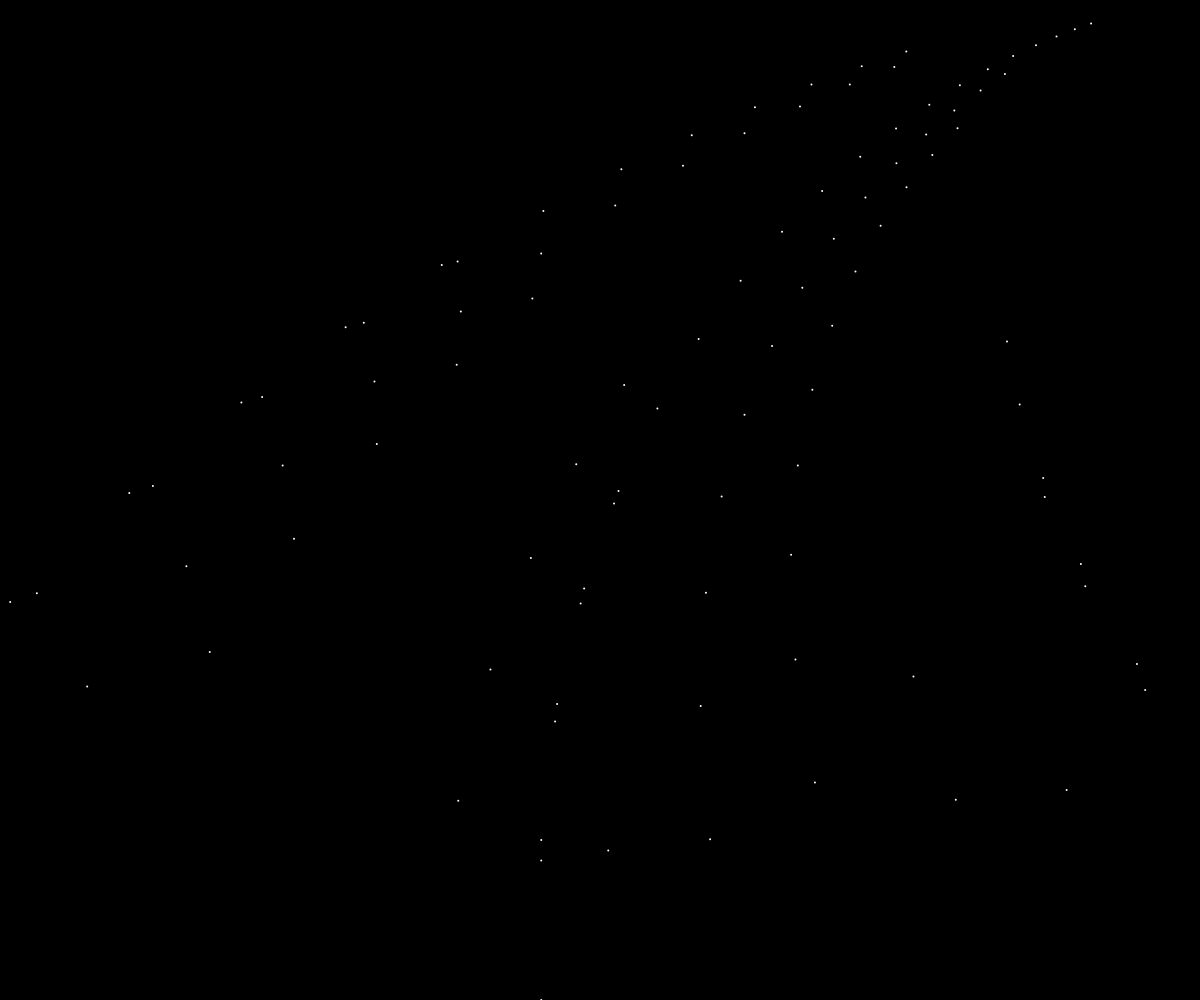
Frame 1 (no input)
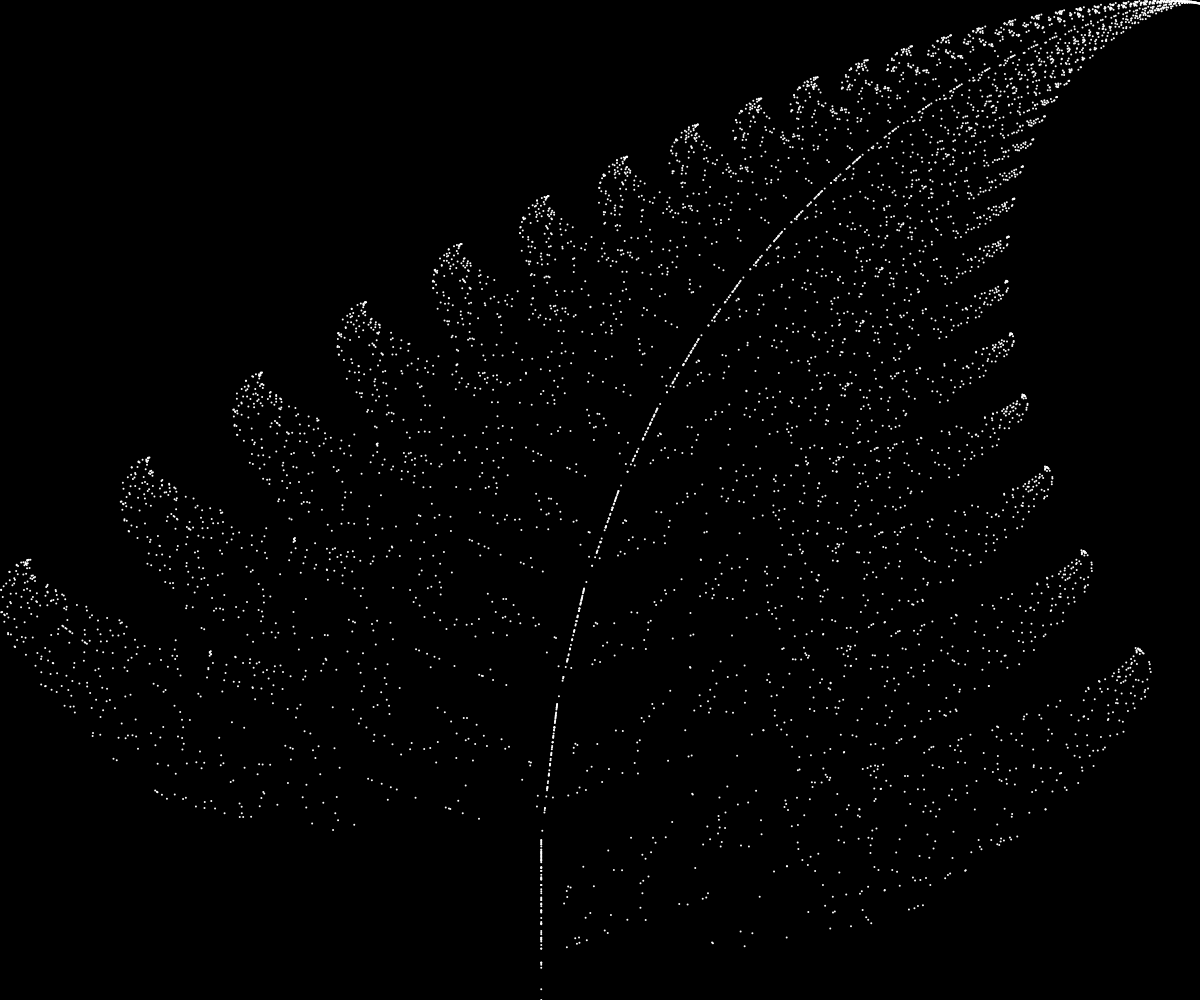
Frame 60 (no input)
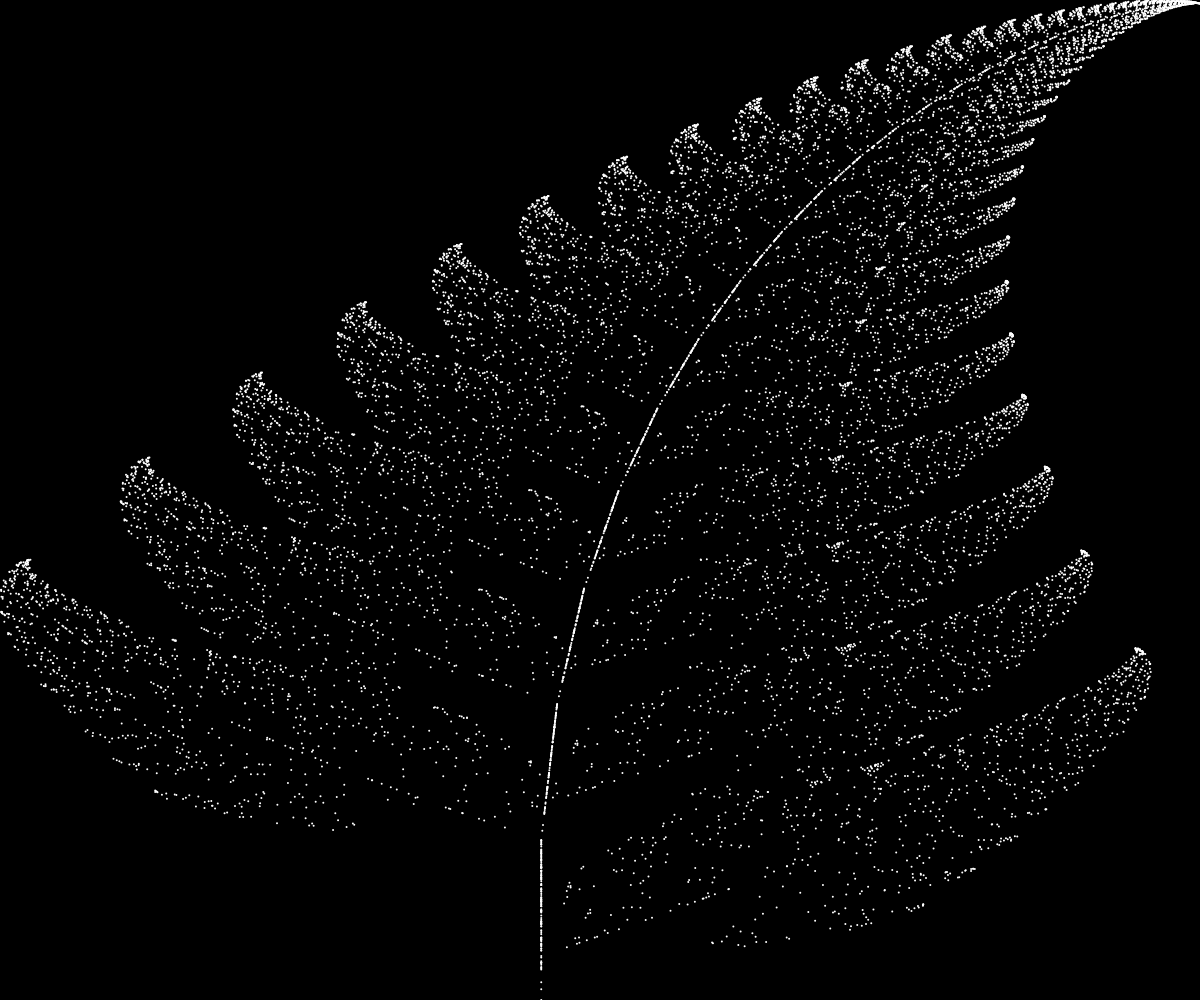
Frame 120 (the mouse pressed at the canvas centre since frame 60)

The p5.js sketch that drew these frames (run headless with seeded random() and noise() and a simulated clock; from frame 60 on, the mouse is pressed at the canvas centre):

// p5.js sketch
// ── sketch.js
let x = 0
let y = 0

function setup() {
  createCanvas(windowWidth, windowHeight);
  background(0);
}

function drawPoint() {
  stroke(255);
  strokeWeight(2);
  
  // -2.1820 < x < 2.6558, 0 <= y < 9.9983
  let px = map(x, -2.1820, 2.6558, 0, width);
  let py = map(y, 0, 9.9983, height, 0); 
  point(px, py);
}

function nextPoint () {
  // https://en.wikipedia.org/wiki/Barnsley_fern
  let nextX = 0
  let nextY = 0
  
  const r = random(1);
  
  if (r < 0.01) {
    // 1
    nextX = 0;
    nextY = 0.16 * y; 
  } else if (r < 0.86) {
    // 2
    nextX = 0.85 * x + 0.04 * y;
    nextY = -0.04 * x + 0.85 * y + 1.6; 
  } else if (r < 0.93) {
    // 3
    nextX = 0.2 * x + -0.26 * y;
    nextY = 0.23 * x + 0.22 * y + 1.6; 
  }  else {
    // 4
    nextX = -0.15 * x + 0.28 * y;
    nextY = 0.26 * x + 0.24 * y + 0.44; 
  }
  
  x = nextX
  y = nextY
}

function draw() {  
  for (let i = 0; i < 100; i++) {
    drawPoint();
    nextPoint(); 
  }
}

function windowResized() {
  resizeCanvas(windowWidth, windowHeight);
  setup()
  draw();
}
